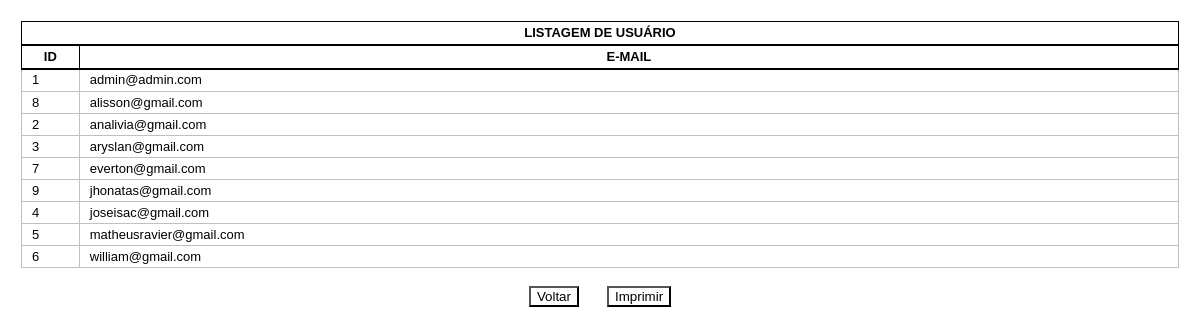
The page /relat.php on the database its author committed.
### tables this page shows
CREATE TABLE `tbusu` (
  `idusu` int(11) UNSIGNED NOT NULL,
  `email` varchar(100) NOT NULL,
  `senha` varchar(100) NOT NULL,
  `cargo` varchar(15) NOT NULL
);

### relat.php (the view, shortened to what this page needs)
<!DOCTYPE HTML PUBLIC "-//W3C//DTD HTML 4.01//EN" "http://www.w3.org/TR/html4/strict.dtd">
<html dir="ltr" lang="en">
<head>
<link rel="stylesheet" href="estilo.css" type="text/css">
</head>
<body>
<table width="100%"><thead>
											<tr>
												<th colspan="100%">LISTAGEM DE USUÁRIO</th>
											</tr>
											<tr >
										<th width="5%" scope="col">ID</th>
										<th>E-MAIL</th>
									 </tr>
									 </thead>
									 <tbody>
									 <?php
									           include 'banco.php';
											   $sql = "select * from tbusu order by email";
											   $consulta = $conexao->query($sql);
											   if($consulta){
												 if($consulta->num_rows > 0){
													while($linha=$consulta->fetch_array(MYSQLI_ASSOC)){
													    echo '<tr>
																<td>'.$linha['idusu'].'</td>
																<td>'.$linha['email'].'</td>
															  </tr>';
													}
												 }
											   }
									 ?>
							</table>
							<br>
							<div id="noprint">
							<center><a href="buscausu.php"><button type="button" class="btn btn-primary">Voltar</button></a> &nbsp;&nbsp;&nbsp;&nbsp;&nbsp;
							<a href="javascript:;" onclick="window.print();return false"><button type="button" class="btn btn-danger" title="Imprimir">Imprimir</button></a></center>
							</div>
					</body>
</html>

### estilo.css (style rules this page uses)
* { background:transparent !important; color:rgb(0, 0, 0) !important; text-shadow:none !important; filter:none !important; -ms-filter:none !important; }
body { margin: 0.5cm; padding:2px; line-height: 1.4em; font: 12pt Georgia, "Verdana", Times, serif; color: rgb(26, 23, 31); }
html { color:#000; background:#fff; }
table,td { border : 1px solid #000; border-collapse : collapse; font : small/1.5 "Tahoma", "Bitstream Vera Sans", Verdana, Helvetica, sans-serif; }
table { border :none; border :1px solid #000; }
thead th, tbody th { color : rgb(0, 0, 0); padding : 1.2px 10px; border-bottom : 2px solid rgb(0, 0, 0); border-left : 1px solid rgb(0, 0, 0); border-right : 1px solid rgb(0, 0, 0); }
tbody tr td { padding : 0.8px 10px; border-top : 1px solid #000; color : #666; border: 1.2px solid #C0C0C0; }
table tbody tr:nth-child(2n+1) { background: #F0F0F0; }

### rows shown on the page
tbusu: idusu "1", email "admin@admin.com"
tbusu: idusu "8", email "alisson@gmail.com"
tbusu: idusu "2", email "analivia@gmail.com"
tbusu: idusu "3", email "aryslan@gmail.com"
tbusu: idusu "7", email "everton@gmail.com"
tbusu: idusu "9", email "jhonatas@gmail.com"
tbusu: idusu "4", email "joseisac@gmail.com"
tbusu: idusu "5", email "matheusravier@gmail.com"
tbusu: idusu "6", email "william@gmail.com"
